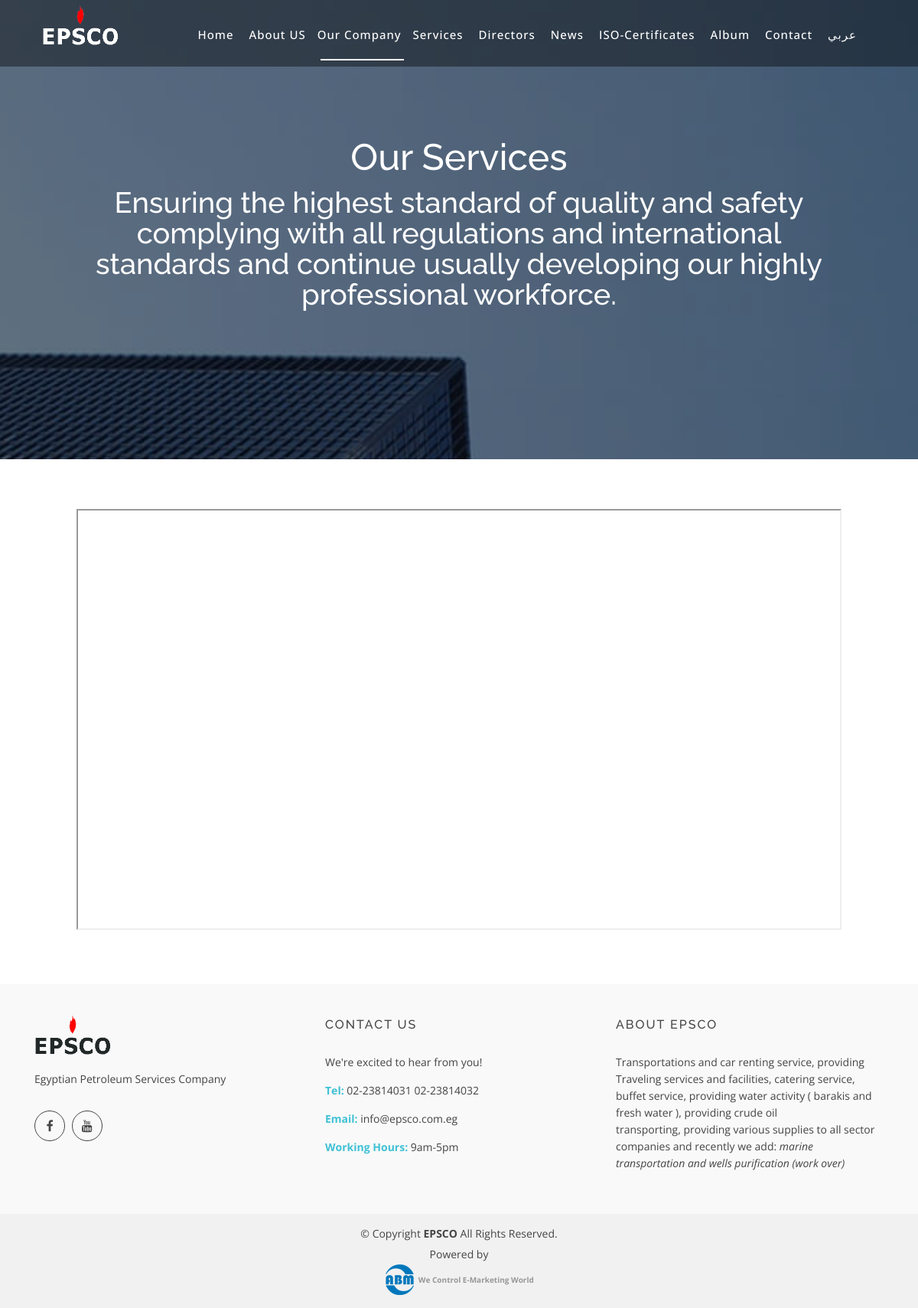
Page /zip/operations_areas.php on the committed database.
### tables this page shows
CREATE TABLE `data` (
  `id` int(11) NOT NULL,
  `data` longtext NOT NULL
);

### zip/clasess/model.php (called while the page is built, shortened)
<?php
class model extends db{
    public static function all(){
        $a = new static;
        return $a->fetch("SELECT * FROM {$a->table}");
    }
    public static function find($id){
        $a = new static;
        $data = $a->one("SELECT * FROM {$a->table} WHERE id='$id' LIMIT 1");
        if ($data){
            return $data;
        }else{
            return False;
        }
    }
}

### zip/clasess/db.php (called while the page is built, shortened)
<?php
class db
{
    private $host = DB_HOSTNAME;
    private $db_user = DB_USERNAME;
    private $db_pass = DB_PASSWORD;
    private $db_name = DB_NAME;
    public static $connection;
    public function con()
    {
        if (!self::$connection) {
            self::$connection = mysqli_connect($this->host, $this->db_user, $this->db_pass, $this->db_name);
            mysqli_query(self::$connection, "SET character_set_results = 'utf8', character_set_client = 'utf8', character_set_connection = 'utf8', character_set_database = 'utf8',character_set_server = 'utf8'");
        }
        return self::$connection;
    }
    public function query($sql)
    {
        $con = $this->con();
        $res = mysqli_query($con, $sql);
        return $res;
    }
    public function fetch($sql)
    {
        $res = $this->query($sql);
        $data = [];
        if ($res) {
            if (mysqli_num_rows($res) > 0) {
                while ($row = mysqli_fetch_assoc($res)) {
                    $data[] = $row;
                }
            }
        }
        return $data;
    }
    public function one($sql)
    {
        $res = $this->fetch($sql);
        if ($res) {
            return $res[0];
        } else {
            return [];
        }
    }
}

### zip/operations_areas.php (the view, shortened to what this page needs)
<?php include "includes/header.php";
require_once "clasess/db.php";
require_once "clasess/model.php";
$data = data::find(15);
$data15 = $data['data'];
$data15 = json_decode($data15);
?>
<div class="header-bg page-area">
  <div class="home-overly"></div>
  <div class="container ">
    <div class="row">
      <div class="col-md-12 col-sm-12 col-xs-12">
        <div class="slider-content text-center">
          <div class="header-bottom <?php
    if($session == 1){
      echo 'box-edit';
    }
    ?>">
              <div class="layer2 wow zoomIn" data-wow-duration="1s" data-wow-delay=".4s">
                <h1 class="title2"><?=$data15[0];?></h1>
              </div>
              <div class="layer3 wow zoomInUp" data-wow-duration="2s" data-wow-delay="1s">
                <h2 class="title3"><?=$data15[1];?></h2>
              </div>
            </div>
          </div>
        </div>
      </div>
    </div>
  </div>
  <section class="mt-50 mb-50">
   <div class="container">
    <div class="row">
     <div class="col-lg-12 col-md-12">
       <div class="single_blog_post_content">
         <p class="margbot50"></p><center>
          <iframe src="https://www.google.com/maps/d/embed?wmode=transparent&amp;mid=1tSUBHrInM2q_5hBu-MHiXLuQ6hk" width="1000" height="550"></iframe>
        </center><p></p>
      </div>
    </div>
  </div>
</div>
</section>
<?php include "includes/footer.php"?>

### zip/includes/footer.php (shortened to what this page needs)
  <footer>
    <div class="footer-area">
      <div class="container">
      <div class="row">
        <div class="col-md-4 col-sm-4 col-xs-12 <?php
      if($session == 1){
        echo 'box-edit';
      }
      ?>
      ">
        <?php
        $data1 = data::all();
        $data13 = $data1[12]['data'];
        $data13 = json_decode($data13);
        ?>
          <div class="footer-content">
            <div class="footer-head">
              <div class="footer-logo">
                <img src="<?= $data13[0];?>" alt="" title="" width="100px">
              </div>
              <p><?= $data13[1];?></p>
              <div class="footer-icons">
                <ul>
            <?php
              if ($data13[2]) {
            ?>
                  <li>
                    <a href="<?= $data13[2];?>" target="_blank"><i class="fa fa-facebook"></i></a>
                  </li>
            <?php
              }
            ?>
            <?php
              if ($data13[4]) {
            ?>
                  <li>
                    <a href="<?= $data13[4];?>" target="_blank"><i class="fa fa-youtube"></i></a>
                  </li>
            <?php
              }
            ?>
                </ul>
              </div>
            </div>
          </div>
        </div>
        <div class="col-md-4 col-sm-4 col-xs-12 <?php
      if($session == 1){
        echo 'box-edit';
      }
      ?>
      ">
        <?php
        $data1 = data::all();
        $data14 = $data1[13]['data'];
        $data14 = json_decode($data14);
        ?>
          <div class="footer-content">
            <div class="footer-head">
              <h4><?= $data14[0];?></h4>
              <p>
                <?= $data14[1];?>
              </p>
              <div class="footer-contacts">
                <p><span>Tel: </span><?= $data14[2];?></p>
                <p><span>Email: </span><?= $data14[3];?></p>
                <p><span>Working Hours: </span><?= $data14[4];?></p>
              </div>
            </div>
          </div>
        </div>
          <div class="col-md-4 col-sm-4 col-xs-12">
            <div class="footer-content">
              <div class="footer-head">
                <h4>About EPSCO</h4>
                <?php
                $data = data::find(3);
                $data2 = $data['data'];
                $data2 = json_decode($data2);
                ?>
                <p><?= htmlspecialchars_decode($data2[1]);?></p>
              </div>
            </div>
          </div>
      </div>
    </div>
  </div>
  <div class="footer-area-bottom">
    <div class="container">
      <div class="row">
        <div class="col-md-12 col-sm-12 col-xs-12">
          <div class="copyright text-center">
            <p>&copy; Copyright <strong>EPSCO</strong> All Rights Reserved.</p>
          </div>
          <div class="credits">
          <div id="ABM">
            <div class="text">Powered by</div>
            <a id="relative" href="http://abmegypt.net" target="_blank">
              <span>
                <img class="img_ABM" src="img/abm.png" alt="ABM logo" border="0">
                <span id="text_ABM">We Control E-Marketing World</span>
              </span>
            </a>
          </div>
          </div>
        </div>
      </div>
    </div>
  </div>
 </footer>
</body>
</html>

### zip/css/nivo-slider-theme.css (style rules this page uses)
.slider-content { padding: 180px 60px; }

### zip/css/style.css (style rules this page uses)
html, body { height: 100%; }
img { max-width: 100%; height: auto; }
p { margin: 0 0 15px; color: #444; }
h1, h2, h3, h4, h5, h6 { font-family: 'Raleway', sans-serif; margin: 0 0 15px; color: #444; font-weight: 500; }
h1 { font-size: 48px; line-height: 50px; }
h2 { font-size: 38px; line-height: 40px; }
h4 { font-size: 24px; line-height: 26px; }
a { transition: all 0.3s ease 0s; text-decoration: none; }
body { background: #fff none repeat scroll 0 0; color: #444; font-family: 'Open Sans', sans-serif; font-size: 14px; text-align: left; overflow-x: hidden; line-height: 22px; }
ul { list-style: outside none none; margin: 0; padding: 0; }
.footer-area { padding: 40px 0; background: #f9f9f9; }
.footer-head p { color: #444; }
.footer-head h4 { color: #444; font-size: 16px; letter-spacing: 2px; padding-bottom: 10px; text-transform: uppercase; }
.footer-logo { padding-bottom: 20px; }
.footer-icons ul li { display: inline-block; }
.footer-icons ul li a { border: 1px solid #444; color: #444; display: block; font-size: 16px; height: 40px; line-height: 38px; margin-right: 5px; text-align: center; width: 40px; border-radius: 50%; }
.footer-icons { margin-top: 30px; }
.footer-contacts p span { color: #3EC1D5; font-weight: 700; }
.footer-content { display: block; overflow: hidden; }
.footer-area-bottom { background: #f1f1f1 none repeat scroll 0 0; padding: 15px 0; }
.copyright>p { margin-bottom: 0; color: #444; }
.copyright a, .credits a { color: #3EC1D5; }
.credits { padding-top: 5px; text-align: center; }
.header-bg { background: url(../img/slider/slider1.jpg); background-repeat: no-repeat; background-size: cover; background-position: top center; background-attachment: fixed; }
.home-overly { background: rgba(0, 0, 0, 0.50); height: 100%; position: absolute; width: 100%; }
.page-area { position: relative; }
.header-bottom h1, .header-bottom h2 { color: #fff; }
.mb-50 { margin-bottom: 50px; }
#ABM #text_ABM { top: 30px; left: 150px; z-index: 1000; width: 400px; font-weight: bold; font-size: 10px; color: #979797; direction: ltr; }

### zip/css/main.css (style rules this page uses)
.mt-50 { margin-top: 50px; }
.mb-50 { margin-bottom: 50px; }

### rows in the picture
data: data "Our Services", data "Ensuring the highest standard of quality and safety complying with all regulations and international standards and continue usually developing our highly professional workforce."
data: data "Egyptian Petroleum Services Company"
data: data "CONTACT US", data "We're excited to hear from you!", data "02-23814031 02-23814032", data "info@epsco.com.eg", data "9am-5pm"
data: data "Transportations and car renting service, providing Traveling services and facilities, catering service, buffet service, providing water activity ( barakis and fresh water ), providing crude oil transporting, providing various supplies to all sector companies and recently we add: marine transportation and wells purification (work over)"
